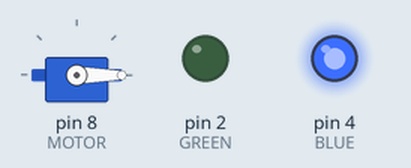
This sketch was run on a simulated Arduino Uno, built with avr-gcc and run on an emulated ATmega328P. Shown: servo, output pins drawn as LEDs (lit = HIGH).

Above: at 0.05 s.
At 3.95 s:
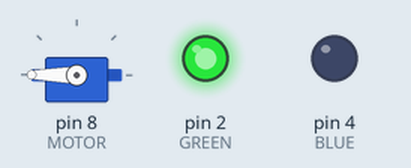
Timing chart, 0 to 4.6 s (numbered marks = the images above):
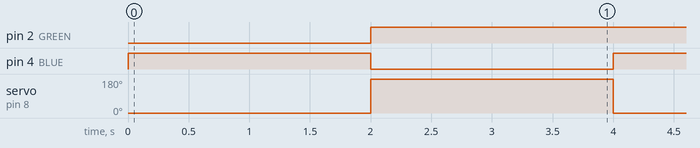

The sketch:

Servo.ino
```cpp
#include <Servo.h>

const int MOTOR = 8;
const int BLUE = 4;
const int GREEN = 2;
Servo servo;

void setup() {
  servo.attach(MOTOR);
  servo.write(90);
  pinMode(BLUE,OUTPUT);
  pinMode(GREEN,OUTPUT);
}

void loop() {
  servo.write(0);
  digitalWrite(BLUE,HIGH);
  delay(2000);
  digitalWrite(BLUE,LOW);
  servo.write(180);
  digitalWrite(GREEN,HIGH);
  delay(2000);
}
```

Measured:
- by itself, pin 2 (GREEN): LOW → HIGH at 2.0 s
- by itself, pin 4 (BLUE): alternates HIGH for 2.0 s and LOW for 2.0 s
- by itself, servo on pin 8 (MOTOR): alternates 180° for 2.0 s and 0° for 2.0 s
